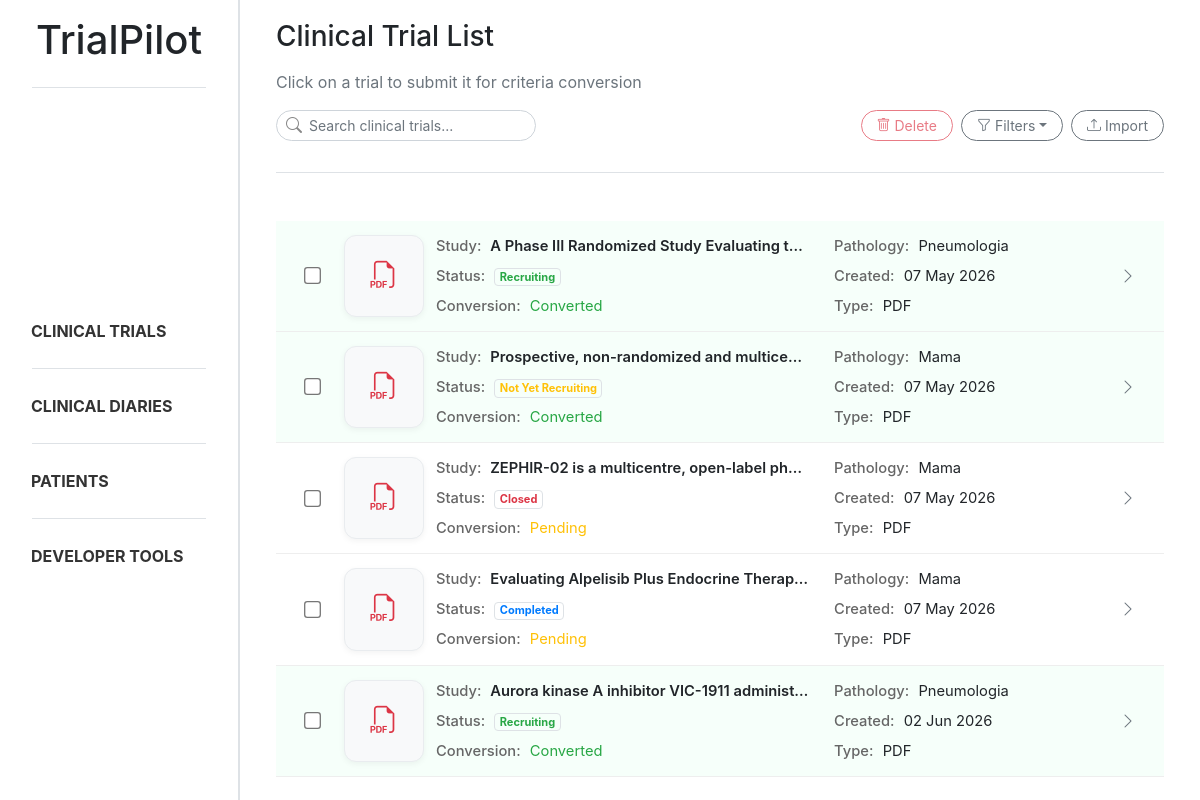
The app's page /trials/, older data.
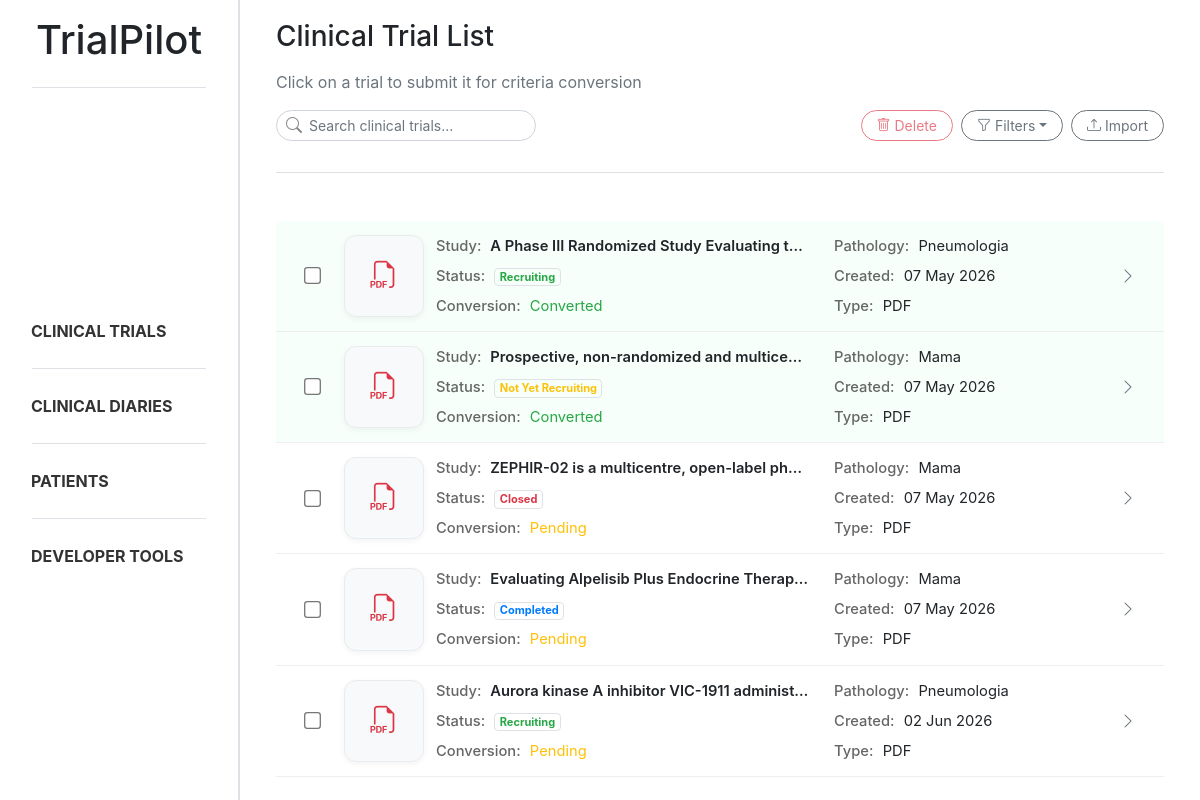
The same page, newer data.
### trialpilot/models.py (models this page shows, shortened)
class Document(models.Model):
    class DocumentType(models.TextChoices):
        CLINICAL_DIARY = "diary", "Clinical Diary"
        CLINICAL_TRIAL = "trial", "Clinical Trial"
    title = models.CharField(max_length=255)
    type = models.CharField(max_length=20, choices=DocumentType.choices)
    extracted = models.BooleanField(default=False)
    created_at = models.DateTimeField(auto_now_add=True)
    updated_at = models.DateTimeField(auto_now=True)

class ClinicalTrial(models.Model):
    class PathologyGroupType(models.TextChoices):
        CABECAPESCOCO = "cabeca_pescoco", "Cabeça e Pescoço"
        DERMATOLOGIA = "dermatologia", "Dermatologia"
        DIGESTIVO = "digestivo", "Digestivo"
        GINECOLOGIA = "ginecologia", "Ginecologia"
        MAMA = "mama", "Mama"
        ONCOLOGIA_PEDIATRICA = "oncologia_pediatrica", "Oncologia Pediátrica"
        PELE = "pele", "Pele"
        PNEUMOLOGIA = "pneumologia", "Pneumologia"
        SNC = "snc", "Tumores do Sistema Nervoso Central"
        TNE = "tne", "Tumores Neuroendócrinos"
    class TrialStatus(models.TextChoices):
        RECRUITING = "recruiting", "Recruiting"
        CLOSED = "closed", "Closed"
        NOT_YET = "not_yet", "Not Yet Recruiting"
        COMPLETED = "completed", "Completed"
    document = models.OneToOneField(
        Document,
        on_delete=models.CASCADE,
        related_name="clinical_trial"
    )
    study_name = models.CharField(max_length=255)
    pathology_group = models.CharField(
        max_length=50,
        choices=PathologyGroupType.choices
    )
    start_date = models.DateField(null=True, blank=True)
    end_date = models.DateField(null=True, blank=True)
    status = models.CharField(
        max_length=20,
        choices=TrialStatus.choices
    )

### trialpilot/views.py (the view)
# urls.py: path('trials/', trial_list, name='trial_list'),
def trial_list(request):
    search = request.GET.get("search", "").strip()
    status = request.GET.get("status", "").strip()
    file_type = request.GET.get("file_type", "").strip().lower()
    trial_status = request.GET.get("trial_status", "").strip()
    pathology_group = request.GET.get("pathology_group", "").strip()
    date_from = request.GET.get("date_from", "").strip()
    date_to = request.GET.get("date_to", "").strip()
    trials = Document.objects.filter(
        type=Document.DocumentType.CLINICAL_TRIAL
    ).select_related("clinical_trial")
    if search:
        trials = trials.filter(
            Q(title__icontains=search) |
            Q(clinical_trial__study_name__icontains=search)
        )
    if status == "extracted":
        trials = trials.filter(extracted=True)
    elif status == "not_extracted":
        trials = trials.filter(extracted=False)
    if trial_status:
        trials = trials.filter(clinical_trial__status=trial_status)
    if pathology_group:
        trials = trials.filter(clinical_trial__pathology_group=pathology_group)
    if date_from:
        trials = trials.filter(clinical_trial__end_date__gte=date_from)
    if date_to:
        trials = trials.filter(clinical_trial__start_date__lte=date_to)
    trial_data = []
    for trial in trials:
        if "." in trial.title:
            original_name, ext = trial.title.rsplit('.', 1)
            ext = ext.lower()
        else:
            ext = ""
        if file_type and ext != file_type:
            continue
        trial_data.append((trial, ext))
    return render(request, 'trialpilot/trial_list.html', {
        'trial_data': trial_data,
        'search': search,
        'status': status,
        'file_type': file_type,
        'trial_status': trial_status,
        'pathology_group': pathology_group,
        'date_from': date_from,
        'date_to': date_to,
        'pathology_choices': ClinicalTrial.PathologyGroupType.choices,
        'trial_status_choices': ClinicalTrial.TrialStatus.choices,
    })

### trialpilot/templates/trialpilot/trial_list.html (shortened to what the changed rows need)
{% extends "trialpilot/base.html" %}
{% block content %}
<div class="trial-list ml-3 mr-3">
    {% for trial, extension in trial_data %}
    <div class="trial-row trial-card-trigger {% if trial.extracted %}converted{% endif %}"
        data-trial-id="{{ trial.id }}"
        data-trial-title="{{ trial.title }}"
        data-trial-extracted="{{ trial.extracted }}">
        <div class="trial-layout">
            <div class="container-trial-checkbox">
                <input type="checkbox"
                    class="form-check-input trial-checkbox"
                    value="{{ trial.id }}">
            </div>
            <div class="trial-file">
                {% if extension == "pdf" %}
                <i class="bi bi-filetype-pdf text-danger"></i>
                {% else %}
                <i class="bi bi-filetype-txt text-primary"></i>
                {% endif %}
            </div>
            <div class="trial-grid">
                <div class="trial-main-info">
                    <strong>Study:</strong>
                    {{ trial.clinical_trial.study_name }}
                </div>
                <div>
                    <strong>Pathology:</strong>
                    {{ trial.clinical_trial.get_pathology_group_display }}
                </div>
                <div>
                    <strong>Status:</strong>
                    {% if trial.clinical_trial.status == "recruiting" %}
                    <span class="badge rounded-pill bg-success-subtle text-success border">
                        Recruiting
                    </span>
                    {% elif trial.clinical_trial.status == "completed" %}
                    <span class="badge rounded-pill bg-primary-subtle text-primary border">
                        Completed
                    </span>
                    {% elif trial.clinical_trial.status == "closed" %}
                    <span class="badge rounded-pill bg-danger-subtle text-danger border">
                        Closed
                    </span>
                    {% else %}
                    <span class="badge rounded-pill bg-warning-subtle text-warning border">
                        Not Yet Recruiting
                    </span>
                    {% endif %}
                </div>
                <div>
                    <strong>Created:</strong>
                    {{ trial.created_at|date:"d M Y" }}
                </div>
                <div>
                    <strong>Conversion:</strong>
                    {% if trial.extracted %}
                    <span class="text-success">Converted</span>
                    {% else %}
                    <span class="text-warning">Pending</span>
                    {% endif %}
                </div>
                <div>
                    <strong>Type:</strong>
                    {{ extension|upper }}
                </div>
            </div>
            <div class="trial-actions">
                <i class="bi bi-chevron-right text-muted"></i>
            </div>
        </div>
    </div>
    {% endfor %}
</div>
{% endblock %}

Row changes from the older to the newer data that the page shows:
changed Document "02 Jun 2026": extracted "Converted" → "Pending"
